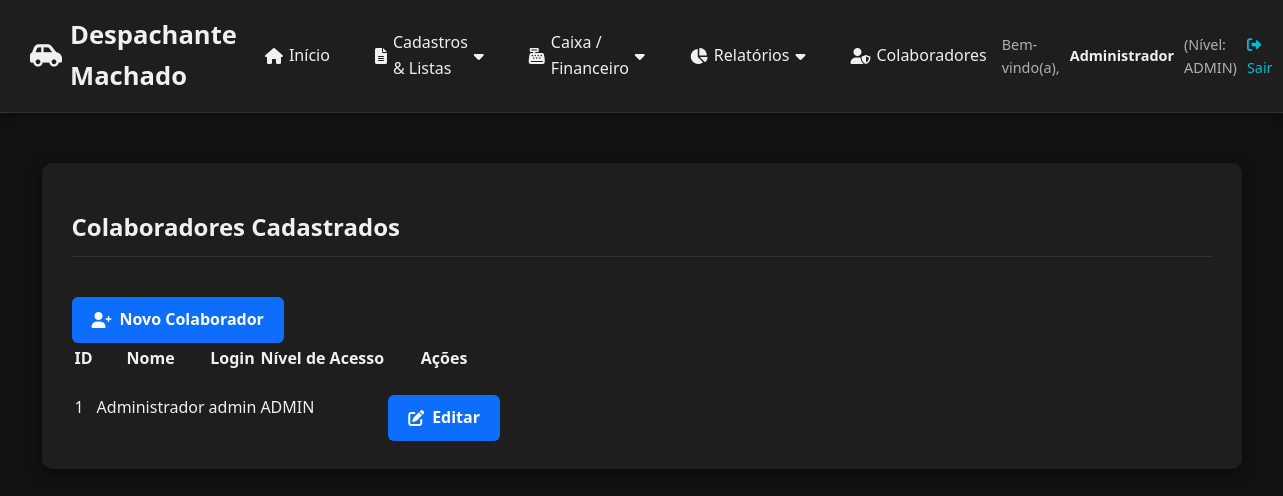
The app's page /colaboradores (signed in) with its own data.
### app_web.py (models this page shows, shortened)
class Usuario(db.Model):
    id = db.Column(db.Integer, primary_key=True)
    nome = db.Column(db.String(100), nullable=False)
    login = db.Column(db.String(50), unique=True, nullable=False)
    senha_hash = db.Column(db.String(128), nullable=False)
    nivel_acesso = db.Column(db.String(20), default='COLABORADOR')  # ADMIN, COLABORADOR

### app_web.py (the view)
@app.route('/colaboradores', methods=['GET'])
@login_required
@admin_required
def colaborador_lista():
    try:
        usuarios = Usuario.query.order_by(Usuario.id.desc()).all()  # Lista do mais recente para o mais antigo
    except Exception as e:
        flash(f'Erro ao carregar lista de colaboradores: {e}', 'error')
        usuarios = []
    return render_template('colaborador_lista.html', usuarios=usuarios)

### app_web.py (called while the page is built)
@app.before_request
def load_user():
    g.user = session.get('nome')
    g.nivel = session.get('nivel_acesso')

def login_required(view):
    @wraps(view)
    def wrapped_view(**kwargs):
        if not session.get('logged_in'):
            flash('Você precisa fazer login para acessar esta página.', 'error')
            return redirect(url_for('login'))
        return view(**kwargs)
    return wrapped_view

def admin_required(view):
    @wraps(view)
    def wrapped_view(**kwargs):
        if session.get('nivel_acesso') != 'ADMIN':
            flash('Acesso negado: Apenas administradores podem acessar esta página.', 'error')
            return redirect(url_for('index'))
        return view(**kwargs)
    return wrapped_view

### templates/colaborador_lista.html (shortened to what this page needs)
{% extends "base.html" %}
{% block content %}
<div class="container mt-5">
    <h2 class="mb-4">Colaboradores Cadastrados</h2>
    <div class="mb-3">
        <a href="{{ url_for('colaborador_cadastro') }}" class="btn btn-success">
            <i class="fas fa-user-plus"></i> Novo Colaborador
        </a>
    </div>
    <table class="table table-striped table-bordered">
        <thead class="table-dark">
            <tr>
                <th>ID</th>
                <th>Nome</th>
                <th>Login</th>
                <th>Nível de Acesso</th>
                <th>Ações</th>
            </tr>
        </thead>
        <tbody>
            {% for usuario in usuarios %}
                <tr>
                    <td>{{ usuario.id }}</td>
                    <td>{{ usuario.nome }}</td>
                    <td>{{ usuario.login }}</td>
                    <td>{{ usuario.nivel_acesso }}</td>
                    <td>
                        <a href="{{ url_for('colaborador_cadastro', usuario_id=usuario.id) }}" class="btn btn-sm btn-primary">
                            <i class="fas fa-edit"></i> Editar
                        </a>
                    </td>
                </tr>
            {% endfor %}
        </tbody>
    </table>
</div>
{% endblock %}

### templates/base.html (shortened to what this page needs)
<!DOCTYPE html>
<html lang="pt-br">
<head>
    <link rel="stylesheet" href="https://cdnjs.cloudflare.com/ajax/libs/font-awesome/6.0.0/css/all.min.css"
          onerror="this.onerror=null;this.href='/static/css/fontawesome-fallback.css'">
</head>
<body>
    <header class="header">
        <div class="logo-title">
            <a href="{{ url_for('index') }}">
                <i class="fas fa-car-side"></i> Despachante Machado
            </a>
        </div>
        {% if session.get('logged_in') %}
        <nav class="main-nav">
            <a href="{{ url_for('index') }}" class="nav-link"><i class="fas fa-home"></i> Início</a>
            <div class="dropdown">
                <a href="#" class="nav-link dropdown-toggle">
                    <i class="fas fa-file-alt"></i> Cadastros & Listas <i class="fas fa-caret-down"></i>
                </a>
            </div>
            <div class="dropdown">
                <a href="#" class="nav-link dropdown-toggle">
                    <i class="fas fa-cash-register"></i> Caixa / Financeiro <i class="fas fa-caret-down"></i>
                </a>
            </div>
            <div class="dropdown">
                <a href="#" class="nav-link dropdown-toggle">
                    <i class="fas fa-chart-pie"></i> Relatórios <i class="fas fa-caret-down"></i>
                </a>
            </div>
            {% if session.get('nivel_acesso') == 'ADMIN' %}
            <a href="{{ url_for('colaborador_cadastro') }}" class="nav-link"><i class="fas fa-user-shield"></i> Colaboradores</a>
            {% endif %}
        </nav>
        <div class="user-info">
            Bem-vindo(a), <strong>{{ session.get('nome', 'Usuário') }}</strong>
            (Nível: {{ session.get('nivel_acesso', 'N/A') }})
            <a href="{{ url_for('logout') }}"><i class="fas fa-sign-out-alt"></i> Sair</a>
        </div>
        {% endif %}
    </header>
    <div class="main-content">
        <div class="flash-messages-container">
        </div>
        <div class="content-container">
            {% block content %}{% endblock %}
        </div>
    </div>
</body>
</html>

### templates/base.html (style rules this page uses)
:root { --cor-primaria: #0d6efd; --cor-primaria-escura: #084298; --cor-secundaria: #198754; --cor-alerta: #ffc107; --cor-erro: #dc3545; --cor-fundo: #121212; --cor-container: #1e1e1e; --cor-texto: #f0f0f0; --cor-texto-secundario: #b0b0b0; --cor-hover: #2c2c2c; --cor-borda: #333; --sombra: rgba(0, 0, 0, 0.5); --cor-sucesso: #28a745; --cor-info: #17a2b8; --cor-aviso: #ffc107; --cor-saldo-positivo: #28a745; --cor-saldo-negativo: #e74c3c; --cor-saldo-zero: #ffc107; --cor-pendente: #5c4300; --cor-pendente-texto: #ffdb70; --cor-andamento: #003366; --cor-andamento-texto: #cce0ff; --cor-aguardando: #005662; --cor-aguardando-texto: #b2faff; --cor-concluido: #0f3d1e; --cor-concluido-texto: #9ef5b3; --cor-cancelado: #333; --cor-cancelado-texto: #ccc; --cor-pago: #0f3d1e; --cor-pago-texto: #9ef5b3; --cor-parcial: #5c4300; --cor-parcial-texto: #ffdb70; --cor-a-cobrar: #7a1a1a; --cor-a-cobrar-texto: #ffbdbd; --cor-nao-cobrado: #444; --cor-nao-cobrado-texto: #bbb; --espacamento-xs: 5px; --espacamento-sm: 10px; --espacamento-md: 15px; --espacamento-lg: 20px; --espacamento-xl: 25px; --borda-radius: 6px; --borda-radius-lg: 10px; }
* { box-sizing: border-box; }
body { font-family: 'Segoe UI', Tahoma, Geneva, Verdana, sans-serif; margin: 0; padding: 0; background-color: var(--cor-fundo); color: var(--cor-texto); line-height: 1.6; }
.header { background-color: var(--cor-container); color: var(--cor-texto); padding: 15px 30px; display: flex; justify-content: space-between; align-items: center; box-shadow: 0 2px 8px var(--sombra); position: sticky; top: 0; z-index: 1000; border-bottom: 1px solid var(--cor-borda); }
.logo-title { font-size: 1.6em; font-weight: 600; display: flex; align-items: center; }
.logo-title a { color: var(--cor-texto); text-decoration: none; display: flex; align-items: center; gap: 8px; }
.dropdown { position: relative; display: inline-block; }
.main-nav { display: flex; align-items: center; gap: 15px; }
.nav-link { color: var(--cor-texto); text-decoration: none; padding: 10px 15px; border-radius: var(--borda-radius); display: flex; align-items: center; gap: 6px; transition: background-color 0.2s; }
.user-info { display: flex; align-items: center; font-size: 0.9em; gap: 10px; color: var(--cor-texto-secundario); }
.user-info strong { color: var(--cor-texto); }
.user-info a { color: #00bcd4; text-decoration: none; transition: color 0.2s; }
.main-content { padding: 30px; }
.content-container { background-color: var(--cor-container); padding: 25px 30px; border-radius: var(--borda-radius-lg); box-shadow: 0 4px 15px var(--sombra); max-width: 1200px; margin: 0 auto; }
.flash-messages-container { padding-bottom: 20px; max-width: 1200px; margin: 0 auto; }
h1, h2 { color: var(--cor-texto); border-bottom: 1px solid var(--cor-borda); padding-bottom: 10px; margin-bottom: 20px; font-weight: 600; }
.btn, button, input[type="submit"] { background-color: var(--cor-primaria); color: white; padding: 10px 20px; border: none; border-radius: var(--borda-radius); cursor: pointer; margin-top: 20px; font-size: 1em; font-weight: 600; text-decoration: none; display: inline-flex; align-items: center; gap: 8px; transition: background-color 0.2s, transform 0.2s; }

### records on screen
Usuario: get "Administrador", id "1", nome "Administrador", login "admin", nivel_acesso "ADMIN"

### other values on screen
{{ session.get('nivel_acesso', 'N/A') }} "ADMIN"
